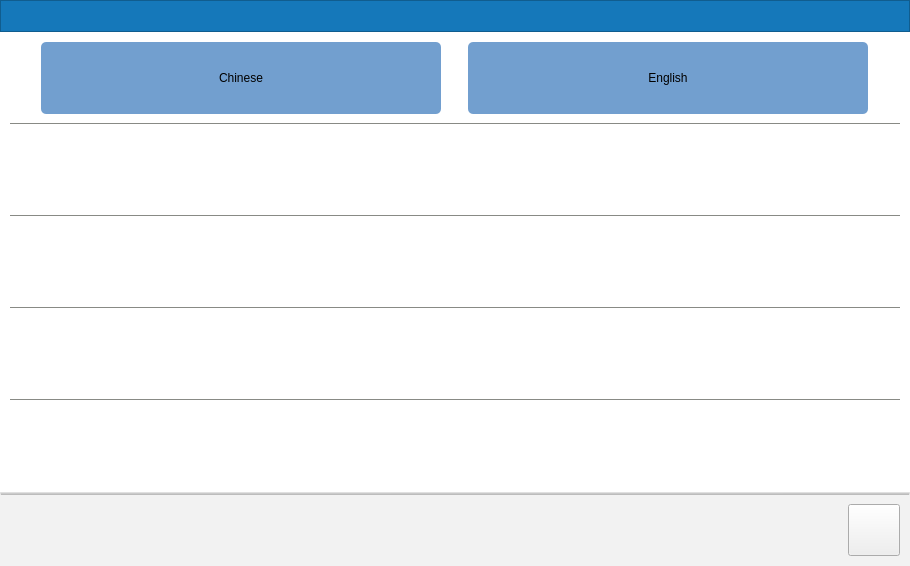
<?xml version="1.0" encoding="UTF-8"?>
<ui version="4.0">
 <class>ConfigLanguagePage</class>
 <widget class="QWidget" name="ConfigLanguagePage">
  <property name="geometry">
   <rect>
    <x>0</x>
    <y>0</y>
    <width>910</width>
    <height>566</height>
   </rect>
  </property>
  <property name="windowTitle">
   <string>Form</string>
  </property>
  <property name="styleSheet">
   <string notr="true">QFrame#topbar {
	background-color: #1578ba;
}

QFrame#bottombar {
	background-color:  #f2f2f2;
	border-top: 3px solid qlineargradient(spread:pad, x1:0.539, y1:0.671, x2:0.521955, y2:0.113, stop:0.00568182 rgba(149, 149, 149, 150), stop:0.801136 rgba(210, 210, 210, 150));
}

QFrame#topbar {
	max-height: 30px;
	min-height: 30px;
}

QPushButton#pushButton {
	max-height: 50px;
	min-height: 50px;
	max-width: 50px;
	min-width: 50px;
}

QFrame#frame {
	border: 0px solid transparent;	
	background-color: white;
}

QFrame#frame_1,QFrame#frame_2,QFrame#frame_3,QFrame#frame_4,QFrame#frame_5{
	border: 1px solid transparent;
	background-color: white;
}

QFrame#frame_1,QFrame#frame_2,QFrame#frame_3,QFrame#frame_4 {
	border-bottom: 1px solid rgb(136, 138, 133);
}

QPushButton#pushButton {
	border-image: url(:/res/icons/ic_cancel_2.png);
}

QPushButton#button_chinese, QPushButton#button_english {
	background-color: rgb(114, 159, 207);
	max-width: 400;
	min-width: 100;
	max-height: 100;
	min-height: 50;
	/*border: 1px solid rgb(46, 52, 54);*/
	border: 0px solid transparent;
	border-radius: 5px;
}

QPushButton#button_chinese:checked, QPushButton#button_english:checked {
	background-color: rgb(52, 101, 164);
	/*border: 2px solid rgb(46, 52, 54);*/
	border: 0px solid transparent;
	border-radius: 5px;
}

QPushButton#button_chinese:pressed, QPushButton#button_english:pressed {
	background-color: rgb(52, 101, 164);
	/*border: 2px solid rgb(46, 52, 54);*/
	border: 0px solid transparent;
	border-radius: 5px;
}
</string>
  </property>
  <layout class="QVBoxLayout" name="verticalLayout_2" stretch="0,10,1">
   <property name="spacing">
    <number>0</number>
   </property>
   <property name="leftMargin">
    <number>0</number>
   </property>
   <property name="topMargin">
    <number>0</number>
   </property>
   <property name="rightMargin">
    <number>0</number>
   </property>
   <property name="bottomMargin">
    <number>0</number>
   </property>
   <item>
    <widget class="QFrame" name="topbar">
     <property name="styleSheet">
      <string notr="true"/>
     </property>
     <property name="frameShape">
      <enum>QFrame::StyledPanel</enum>
     </property>
     <property name="frameShadow">
      <enum>QFrame::Raised</enum>
     </property>
     <layout class="QHBoxLayout" name="horizontalLayout" stretch="1,1">
      <item>
       <widget class="QLabel" name="titleLabel">
        <property name="text">
         <string/>
        </property>
       </widget>
      </item>
      <item>
       <spacer name="horizontalSpacer_2">
        <property name="orientation">
         <enum>Qt::Horizontal</enum>
        </property>
        <property name="sizeHint" stdset="0">
         <size>
          <width>429</width>
          <height>20</height>
         </size>
        </property>
       </spacer>
      </item>
     </layout>
    </widget>
   </item>
   <item>
    <widget class="QFrame" name="frame">
     <property name="frameShape">
      <enum>QFrame::StyledPanel</enum>
     </property>
     <property name="frameShadow">
      <enum>QFrame::Raised</enum>
     </property>
     <layout class="QVBoxLayout" name="verticalLayout" stretch="1,1,1,1,1">
      <property name="spacing">
       <number>0</number>
      </property>
      <property name="leftMargin">
       <number>10</number>
      </property>
      <property name="topMargin">
       <number>0</number>
      </property>
      <property name="rightMargin">
       <number>10</number>
      </property>
      <property name="bottomMargin">
       <number>0</number>
      </property>
      <item>
       <widget class="QFrame" name="frame_1">
        <property name="styleSheet">
         <string notr="true"/>
        </property>
        <property name="frameShape">
         <enum>QFrame::StyledPanel</enum>
        </property>
        <property name="frameShadow">
         <enum>QFrame::Raised</enum>
        </property>
        <layout class="QHBoxLayout" name="horizontalLayout_3" stretch="5,5">
         <item>
          <widget class="QPushButton" name="button_chinese">
           <property name="minimumSize">
            <size>
             <width>100</width>
             <height>50</height>
            </size>
           </property>
           <property name="text">
            <string>Chinese</string>
           </property>
          </widget>
         </item>
         <item>
          <widget class="QPushButton" name="button_english">
           <property name="minimumSize">
            <size>
             <width>100</width>
             <height>50</height>
            </size>
           </property>
           <property name="text">
            <string>English</string>
           </property>
          </widget>
         </item>
        </layout>
       </widget>
      </item>
      <item>
       <widget class="QFrame" name="frame_2">
        <property name="frameShape">
         <enum>QFrame::StyledPanel</enum>
        </property>
        <property name="frameShadow">
         <enum>QFrame::Raised</enum>
        </property>
       </widget>
      </item>
      <item>
       <widget class="QFrame" name="frame_3">
        <property name="frameShape">
         <enum>QFrame::StyledPanel</enum>
        </property>
        <property name="frameShadow">
         <enum>QFrame::Raised</enum>
        </property>
       </widget>
      </item>
      <item>
       <widget class="QFrame" name="frame_4">
        <property name="frameShape">
         <enum>QFrame::StyledPanel</enum>
        </property>
        <property name="frameShadow">
         <enum>QFrame::Raised</enum>
        </property>
       </widget>
      </item>
      <item>
       <widget class="QFrame" name="frame_5">
        <property name="frameShape">
         <enum>QFrame::StyledPanel</enum>
        </property>
        <property name="frameShadow">
         <enum>QFrame::Raised</enum>
        </property>
       </widget>
      </item>
     </layout>
    </widget>
   </item>
   <item>
    <widget class="QFrame" name="bottombar">
     <property name="styleSheet">
      <string notr="true"/>
     </property>
     <property name="frameShape">
      <enum>QFrame::StyledPanel</enum>
     </property>
     <property name="frameShadow">
      <enum>QFrame::Raised</enum>
     </property>
     <layout class="QHBoxLayout" name="horizontalLayout_2">
      <item>
       <spacer name="horizontalSpacer">
        <property name="orientation">
         <enum>Qt::Horizontal</enum>
        </property>
        <property name="sizeHint" stdset="0">
         <size>
          <width>827</width>
          <height>20</height>
         </size>
        </property>
       </spacer>
      </item>
      <item>
       <widget class="QPushButton" name="pushButton">
        <property name="text">
         <string/>
        </property>
       </widget>
      </item>
     </layout>
    </widget>
   </item>
  </layout>
 </widget>
 <resources/>
 <connections/>
</ui>
